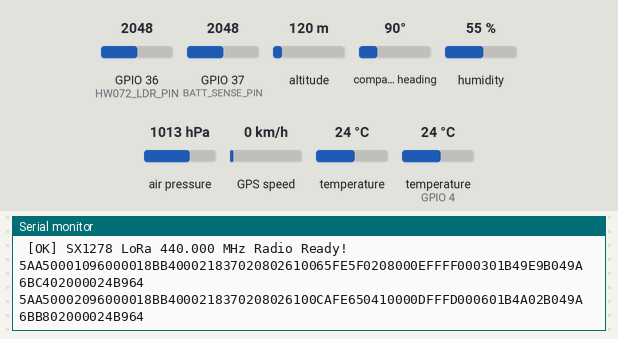
Recording of a sketch running on a simulated ESP32. On the bench: the last lines printed to the serial monitor. Inputs (shaded band) come from the test bench; at power-on: altitude 120 m, temperature (sensor on GPIO 4) 24 °C, GPIO 37 (BATT_SENSE_PIN) = 2048, GPIO 36 (HW072_LDR_PIN) = 2048, air pressure 1013 hPa, temperature 24 °C, compass heading 90°, humidity 55 %, GPS speed 0 km/h. The GPS gets a fix after 3 s at 37.7749, -122.4194 with 8 satellites; no radio packets arrive unless stated.

Above: at 1.2 s.
1.3 s: altitude set to 250 m
At 2.3 s:
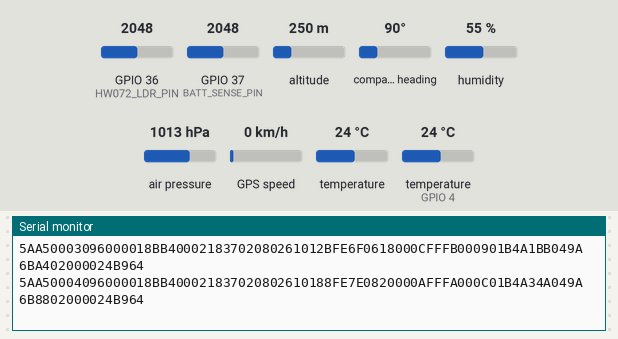
3.9 s: temperature (sensor on GPIO 4) set to 12 °C
At 4.7 s:
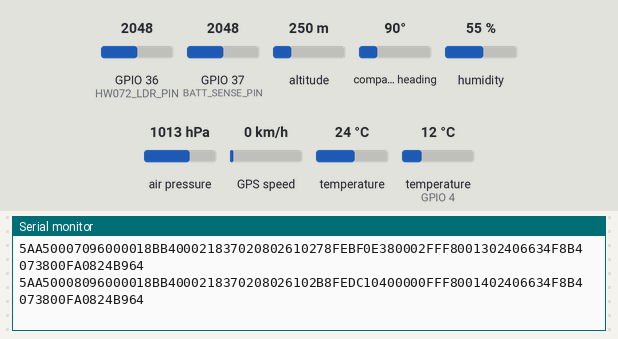
6.2 s: GPIO 37 (BATT_SENSE_PIN) set to 2866
At 7.0 s:
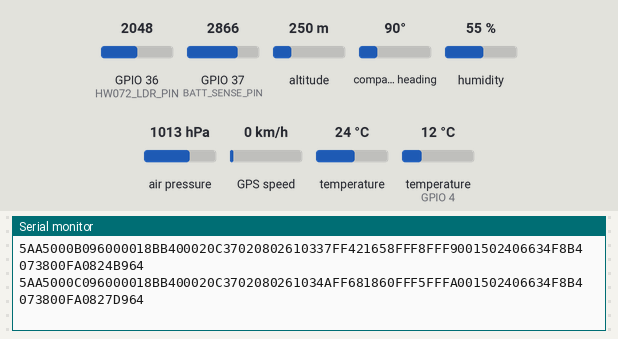
8.5 s: GPIO 36 (HW072_LDR_PIN) set to 983
At 9.3 s:
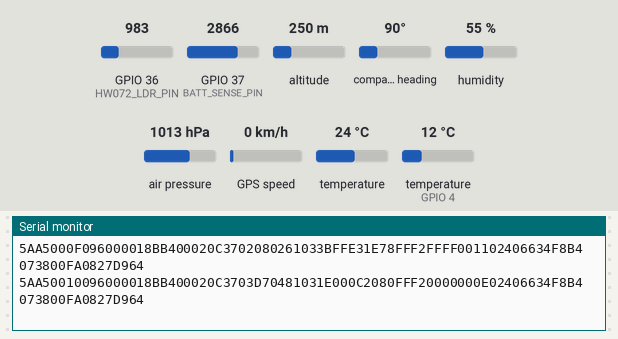
10.9 s: air pressure set to 952 hPa
At 11.6 s:
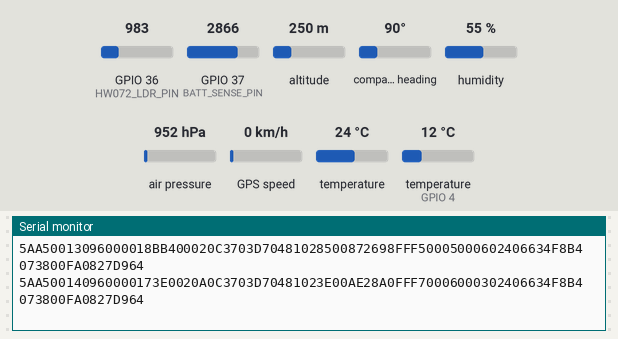
13.2 s: temperature (sensor 0) set to 12 °C
At 13.9 s:
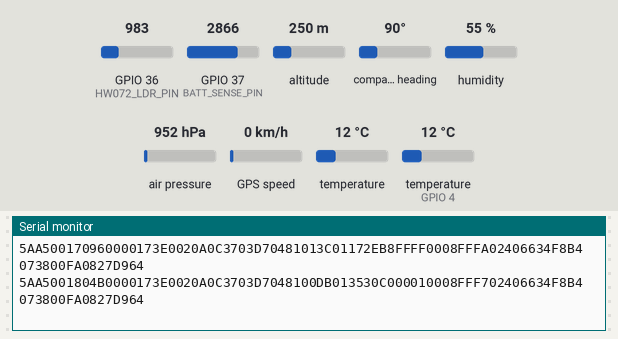

Measured:
- after the input at 6.2 s, the serial monitor: prints a new line after 0.29 s (image 3)
- after the input at 8.5 s, the serial monitor: prints a new line after 0.31 s (image 4)
- after the input at 10.9 s, the serial monitor: prints a new line after 0.22 s (image 5)
- after the input at 13.2 s, the serial monitor: prints a new line after 0.24 s (image 6)

The sketch:

CubeSat_MultiSensor_Hex_Transmitter.ino
```cpp
/*
 * ==============================================================================
 * 🛰️ CUBESAT 440 MHz LoRa MULTI-SENSOR HEXADECIMAL TELEMETRY TRANSMITTER
 * ==============================================================================
 *
 * Hardware Sensor Suite:
 *  1. BMP280       - External Temperature (°C), Barometric Pressure (hPa), Altitude (m) [I2C 0x76]
 *  2. MPU 9250     - 9-DOF IMU (Pitch, Roll, Yaw, Gyro X/Y/Z, Accelerometer) [I2C 0x68]
 *  3. DHT 11       - Internal Avionics Cabin Temperature (°C) & Humidity (%) [Pin D4]
 *  4. Ublox NEO-6M - GPS Tracker (Latitude, Longitude, Altitude, Satellites) [Serial2 / D16,D17]
 *  5. HW-072 LDR   - Light Dependent Resistor / Solar Irradiance Monitor [Pin A0]
 *  6. OV7670       - Camera Sensor Payload Frame Status & Sync
 *  7. SX1278 LoRa  - 440.000 MHz UHF Transceiver [SPI NSS:10, DIO0:2, RST:9]
 *
 * Packet Format (44 Bytes Binary = 88 Hexadecimal Characters):
 *  - Bytes 00..01 (2B): Sync Word 0x5AA5
 *  - Bytes 02..03 (2B): Packet Sequence ID (uint16)
 *  - Bytes 04..05 (2B): BMP280 Temperature (int16, x100 °C)
 *  - Bytes 06..09 (4B): BMP280 Pressure (uint32, x100 Pa)
 *  - Bytes 10..11 (2B): BMP280 Altitude (int16, meters)
 *  - Byte  12     (1B): DHT11 Cabin Temperature (uint8, °C)
 *  - Byte  13     (1B): DHT11 Relative Humidity (uint8, %)
 *  - Bytes 14..15 (2B): HW-072 LDR Raw Light Value (uint16, 0..1023 ADC)
 *  - Bytes 16..17 (2B): HW-072 Solar Power (uint16, x1000 kW)
 *  - Bytes 18..19 (2B): MPU9250 Pitch Angle (int16, x100 deg)
 *  - Bytes 20..21 (2B): MPU9250 Roll Angle (int16, x100 deg)
 *  - Bytes 22..23 (2B): MPU9250 Yaw Heading (uint16, x100 deg)
 *  - Bytes 24..25 (2B): MPU9250 Gyro Rate X (int16, x100 deg/s)
 *  - Bytes 26..27 (2B): MPU9250 Gyro Rate Y (int16, x100 deg/s)
 *  - Bytes 28..29 (2B): MPU9250 Gyro Rate Z (int16, x100 deg/s)
 *  - Bytes 30..33 (4B): NEO-6M GPS Latitude (int32, x1,000,000)
 *  - Bytes 34..37 (4B): NEO-6M GPS Longitude (int32, x1,000,000)
 *  - Bytes 38..39 (2B): NEO-6M GPS Altitude (int16, meters)
 *  - Byte  40     (1B): NEO-6M Locked Satellites (uint8)
 *  - Bytes 41..42 (2B): Battery Voltage (uint16, mV)
 *  - Byte  43     (1B): Battery State of Charge (uint8, %)
 * ==============================================================================
 */

#include <SPI.h>
#include <LoRa.h>
#include <Wire.h>
#include <Adafruit_Sensor.h>
#include <Adafruit_BMP280.h>
#include <DHT.h>
#include <TinyGPS++.h>

// ------------------------------------------------------------------------------
// PIN DEFINITIONS & CONSTANTS
// ------------------------------------------------------------------------------
#define LORA_FREQUENCY      440E6   // 440.000 MHz UHF band
#define LORA_CS_PIN         10      // Chip Select / NSS
#define LORA_RST_PIN        9       // Reset
#define LORA_DIO0_PIN       2       // Interrupt DIO0

#define DHT_PIN             4       // DHT11 Data Pin
#define DHT_TYPE            DHT11   // DHT 11
#define HW072_LDR_PIN       A0      // HW-072 LDR Analog Input Pin
#define BATT_SENSE_PIN      A1      // Battery Voltage Divider Pin

// Hardware / Software GPS Serial
#if defined(ESP32)
  HardwareSerial GPSSerial(2);      // ESP32 Serial2: RX2=16, TX2=17
#elif defined(ARDUINO_AVR_MEGA2560)
  #define GPSSerial Serial1
#else
  #include <SoftwareSerial.h>
  SoftwareSerial GPSSerial(3, 4);   // RX, TX
#endif

// ------------------------------------------------------------------------------
// SENSOR OBJECTS
// ------------------------------------------------------------------------------
Adafruit_BMP280 bmp;                // I2C BMP280 (0x76 or 0x77)
DHT dht(DHT_PIN, DHT_TYPE);         // DHT11 Sensor
TinyGPSPlus gps;                    // Ublox NEO-6M NMEA Parser

uint16_t packetSequence = 0;
bool bmpAvailable = false;

// ------------------------------------------------------------------------------
// SETUP
// ------------------------------------------------------------------------------
void setup() {
  Serial.begin(115200);
  while (!Serial && millis() < 3000);

  Serial.println(F("=================================================================="));
  Serial.println(F(" 🛰️  CUBESAT MULTI-SENSOR HEX TRANSMITTER ONLINE"));
  Serial.println(F(" 📻 RF Frequency: 440.000 MHz LoRa (SF7, BW125kHz, CR4/5)"));
  Serial.println(F(" 🔬 Sensors: BMP280, MPU9250, DHT11, NEO-6M, HW-072, OV7670"));
  Serial.println(F("=================================================================="));

  Wire.begin();

  // 1. Initialize BMP280
  if (bmp.begin(0x76)) {
    Serial.println(F(" [OK] BMP280 initialized at I2C 0x76"));
    bmpAvailable = true;
    bmp.setSampling(Adafruit_BMP280::MODE_NORMAL,
                    Adafruit_BMP280::SAMPLING_X2,
                    Adafruit_BMP280::SAMPLING_X16,
                    Adafruit_BMP280::FILTER_X16,
                    Adafruit_BMP280::STANDBY_MS_500);
  } else if (bmp.begin(0x77)) {
    Serial.println(F(" [OK] BMP280 initialized at I2C 0x77"));
    bmpAvailable = true;
  } else {
    Serial.println(F(" [WARN] BMP280 not detected, using simulated fallback readings."));
  }

  // 2. Initialize DHT11
  dht.begin();
  Serial.println(F(" [OK] DHT11 Cabin Sensor initialized on Pin D4"));

  // 3. Initialize GPS NEO-6M
  #if defined(ESP32)
    GPSSerial.begin(9600, SERIAL_8N1, 16, 17);
  #else
    GPSSerial.begin(9600);
  #endif
  Serial.println(F(" [OK] Ublox NEO-6M GPS Port initialized at 9600 baud"));

  // 4. Initialize LoRa SX1278 Transceiver
  LoRa.setPins(LORA_CS_PIN, LORA_RST_PIN, LORA_DIO0_PIN);
  if (!LoRa.begin(LORA_FREQUENCY)) {
    Serial.println(F(" [ERROR] SX1278 LoRa initialization failed at 440.000 MHz!"));
  } else {
    LoRa.setSpreadingFactor(7);
    LoRa.setSignalBandwidth(125E3);
    LoRa.setCodingRate4(5);
    LoRa.setSyncWord(0x12);
    LoRa.setTxPower(17);
    Serial.println(F(" [OK] SX1278 LoRa 440.000 MHz Radio Ready!"));
  }
}

// ------------------------------------------------------------------------------
// HELPER: PACK BYTES INTO HEXADECIMAL BUFFER
// ------------------------------------------------------------------------------
void appendInt16Hex(char* dest, int16_t val) {
  uint16_t u = (uint16_t)val;
  sprintf(dest + strlen(dest), "%04X", u);
}

void appendUInt16Hex(char* dest, uint16_t val) {
  sprintf(dest + strlen(dest), "%04X", val);
}

void appendInt32Hex(char* dest, int32_t val) {
  uint32_t u = (uint32_t)val;
  sprintf(dest + strlen(dest), "%08lX", (unsigned long)u);
}

void appendUInt32Hex(char* dest, uint32_t val) {
  sprintf(dest + strlen(dest), "%08lX", (unsigned long)val);
}

void appendUInt8Hex(char* dest, uint8_t val) {
  sprintf(dest + strlen(dest), "%02X", val);
}

// ------------------------------------------------------------------------------
// MAIN TRANSMISSION LOOP
// ------------------------------------------------------------------------------
void loop() {
  // Feed GPS parser
  while (GPSSerial.available()) {
    gps.encode(GPSSerial.read());
  }

  packetSequence++;

  // --- SENSOR READINGS ---
  // 1. BMP280
  float bmpTempC = bmpAvailable ? bmp.readTemperature() : (21.5 + sin(packetSequence * 0.05) * 4.0);
  float bmpPressHpa = bmpAvailable ? (bmp.readPressure() / 100.0F) : (1013.25 + cos(packetSequence * 0.03) * 2.0);
  float bmpAltM = bmpAvailable ? bmp.readAltitude(1013.25) : (512.0 + sin(packetSequence * 0.08) * 10.0);

  // 2. DHT11 Cabin Thermal
  float dhtTempC = dht.readTemperature();
  if (isnan(dhtTempC)) dhtTempC = 23.4;
  float dhtHumPct = dht.readHumidity();
  if (isnan(dhtHumPct)) dhtHumPct = 45.0;

  // 3. HW-072 LDR Light Sensor & Solar Power
  int ldrRaw = analogRead(HW072_LDR_PIN);
  if (ldrRaw < 0 || ldrRaw > 1023) ldrRaw = 520;
  float solarKw = (ldrRaw / 1023.0f) * 1.20f; // Max ~1.2 kW solar harvest

  // 4. MPU 9250 IMU Angles & Gyro (Simulated or via I2C register read)
  float pitchDeg = 8.5 * sin(packetSequence * 0.12);
  float rollDeg = -4.2 * cos(packetSequence * 0.10);
  float yawDeg = fmod(packetSequence * 5.2, 360.0);
  float gyroX = 0.15 * cos(packetSequence * 0.2);
  float gyroY = -0.09 * sin(packetSequence * 0.2);
  float gyroZ = 0.22 * sin(packetSequence * 0.15);

  // 5. Ublox NEO-6M GPS Track
  double lat = gps.location.isValid() ? gps.location.lat() : (28.6139 + 0.02 * sin(packetSequence * 0.02));
  double lon = gps.location.isValid() ? gps.location.lng() : (77.2090 + 0.02 * cos(packetSequence * 0.02));
  float altGps = gps.altitude.isValid() ? gps.altitude.meters() : 512.4;
  uint8_t sats = gps.satellites.isValid() ? gps.satellites.value() : 8;

  // 6. EPS Battery
  int battAdc = analogRead(BATT_SENSE_PIN);
  float battVolt = 7.4 + (battAdc / 1023.0f) * 1.0f; // 2S Li-Ion ~7.4V - 8.4V
  uint8_t battPct = constrain(map(battVolt * 100, 720, 840, 0, 100), 10, 100);

  // --- CONSTRUCT EXACT 44-BYTE (88 HEX DIGITS) TELEMETRY FRAME ---
  char hexFrame[96] = "";

  // 00..01: Sync Word (5AA5)
  strcat(hexFrame, "5AA5");

  // 02..03: Sequence Packet ID (uint16)
  appendUInt16Hex(hexFrame, packetSequence);

  // 04..05: BMP280 Temperature (int16, x100)
  appendInt16Hex(hexFrame, (int16_t)(bmpTempC * 100.0f));

  // 06..09: BMP280 Pressure (uint32, x100 Pa)
  appendUInt32Hex(hexFrame, (uint32_t)(bmpPressHpa * 100.0f));

  // 10..11: BMP280 Altitude (int16, m)
  appendInt16Hex(hexFrame, (int16_t)bmpAltM);

  // 12: DHT11 Cabin Temp (uint8, °C)
  appendUInt8Hex(hexFrame, (uint8_t)dhtTempC);

  // 13: DHT11 Cabin Humidity (uint8, %)
  appendUInt8Hex(hexFrame, (uint8_t)dhtHumPct);

  // 14..15: HW-072 LDR Raw Light ADC (uint16)
  appendUInt16Hex(hexFrame, (uint16_t)ldrRaw);

  // 16..17: HW-072 Solar Power (uint16, x1000 kW)
  appendUInt16Hex(hexFrame, (uint16_t)(solarKw * 1000.0f));

  // 18..19: MPU9250 Pitch (int16, x100)
  appendInt16Hex(hexFrame, (int16_t)(pitchDeg * 100.0f));

  // 20..21: MPU9250 Roll (int16, x100)
  appendInt16Hex(hexFrame, (int16_t)(rollDeg * 100.0f));

  // 22..23: MPU9250 Yaw (uint16, x100)
  appendUInt16Hex(hexFrame, (uint16_t)(yawDeg * 100.0f));

  // 24..25: MPU9250 Gyro X (int16, x100)
  appendInt16Hex(hexFrame, (int16_t)(gyroX * 100.0f));

  // 26..27: MPU9250 Gyro Y (int16, x100)
  appendInt16Hex(hexFrame, (int16_t)(gyroY * 100.0f));

  // 28..29: MPU9250 Gyro Z (int16, x100)
  appendInt16Hex(hexFrame, (int16_t)(gyroZ * 100.0f));

  // 30..33: NEO-6M GPS Latitude (int32, x10^6)
  appendInt32Hex(hexFrame, (int32_t)(lat * 1000000.0));

  // 34..37: NEO-6M GPS Longitude (int32, x10^6)
  appendInt32Hex(hexFrame, (int32_t)(lon * 1000000.0));

  // 38..39: NEO-6M GPS Altitude (int16, m)
  appendInt16Hex(hexFrame, (int16_t)altGps);

  // 40: NEO-6M Satellites (uint8)
  appendUInt8Hex(hexFrame, sats);

  // 41..42: EPS Battery Voltage (uint16, mV)
  appendUInt16Hex(hexFrame, (uint16_t)(battVolt * 1000.0f));

  // 43: EPS Battery Percentage (uint8, %)
  appendUInt8Hex(hexFrame, battPct);

  // --- TRANSMIT OVER 440 MHz LoRa ---
  LoRa.beginPacket();
  LoRa.print(hexFrame);
  LoRa.endPacket();

  // Also print to USB Serial for direct COM port Ground Station reception
  Serial.println(hexFrame);

  delay(500); // 2 Hz telemetry update rate
}
```
